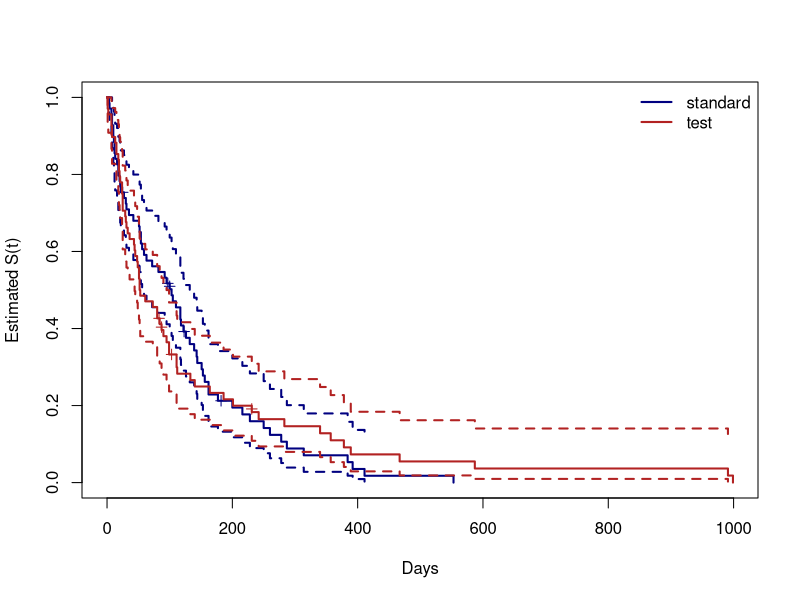

Generate this figure with R:
# Session 28 — Kaplan–Meier and the log-rank test
# Prof. Dae-Jin Lee (daelee@faculty.ie.edu) --- Statistical Modelling (BAM), IE University
# Plain-script version of 28-kaplan-meier.Rmd. Run: Rscript 28-kaplan-meier.R

## ----data---------------------------------------------------------------------
library(survival)
vet <- survival::veteran
vet$trt <- factor(vet$trt, levels = 1:2, labels = c("standard", "test"))
str(vet)
table(vet$status)          # 128 deaths, 9 censored


## ----surv---------------------------------------------------------------------
head(Surv(vet$time, vet$status), 15)


## ----km-hand------------------------------------------------------------------
sub10 <- vet[6:15, c("time", "status")]
sub10[order(sub10$time), ]

# event times, numbers at risk and deaths
ev  <- sort(unique(sub10$time[sub10$status == 1]))
n_j <- sapply(ev, function(t) sum(sub10$time >= t))
d_j <- sapply(ev, function(t) sum(sub10$time == t & sub10$status == 1))
S   <- cumprod(1 - d_j / n_j)
gw  <- cumsum(d_j / (n_j * (n_j - d_j)))      # Greenwood sum
data.frame(t = ev, n = n_j, d = d_j, S = round(S, 4),
           se = round(S * sqrt(gw), 4))


## ----km-check-----------------------------------------------------------------
km10 <- survfit(Surv(time, status) ~ 1, data = sub10)
summary(km10)
km10        # median = 82 days: first time with S(t) <= 0.5


## ----km-groups----------------------------------------------------------------
km_trt <- survfit(Surv(time, status) ~ trt, data = vet)
km_trt                                   # medians with 95% CIs
summary(km_trt, times = c(90, 180, 365)) # survival at fixed times

km_cell <- survfit(Surv(time, status) ~ celltype, data = vet)
km_cell


## ----km-plot, fig.width = 7, fig.height = 4.5---------------------------------
plot(km_trt, col = c("navy", "firebrick"), lwd = 2, conf.int = TRUE, mark.time = TRUE,
     xlab = "Days", ylab = "Estimated S(t)")
legend("topright", c("standard", "test"), col = c("navy", "firebrick"), lwd = 2, bty = "n")


## ----logrank------------------------------------------------------------------
survdiff(Surv(time, status) ~ trt, data = vet)       # chi-sq = 0.008, p = 0.93
survdiff(Surv(time, status) ~ celltype, data = vet)  # chi-sq = 25.4 on 3 df


## ----logrank-hand-------------------------------------------------------------
tj <- sort(unique(vet$time[vet$status == 1]))
parts <- t(sapply(tj, function(t) {
  at_risk <- vet$time >= t
  n  <- sum(at_risk); n1 <- sum(at_risk & vet$trt == "standard")
  d  <- sum(vet$time == t & vet$status == 1)
  d1 <- sum(vet$time == t & vet$status == 1 & vet$trt == "standard")
  c(O = d1, E = n1 * d / n,
    V = if (n > 1) n1 * (n - n1) * d * (n - d) / (n^2 * (n - 1)) else 0)
}))
O <- sum(parts[, "O"]); E <- sum(parts[, "E"]); V <- sum(parts[, "V"])
c(O = O, E = E, V = V, chisq = (O - E)^2 / V)
